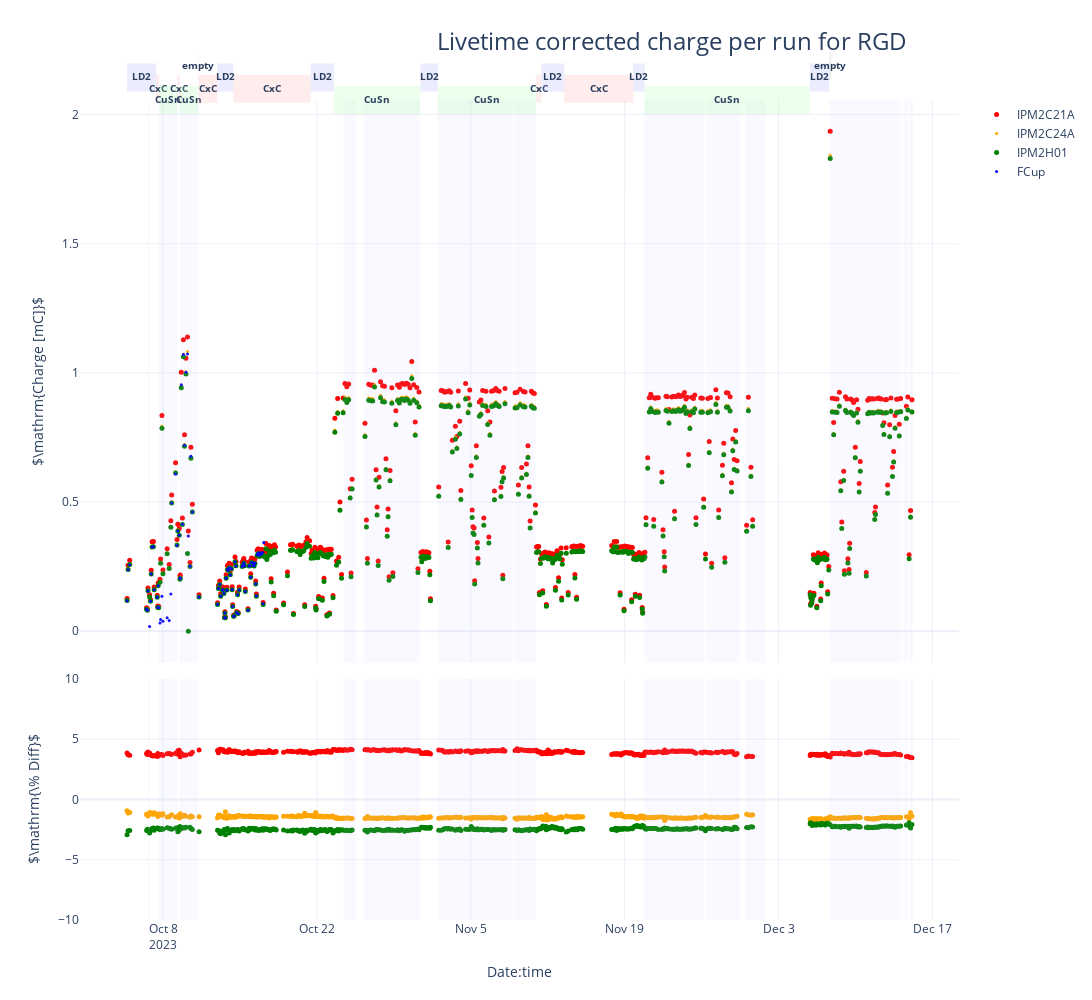

The notebook cell saved with this chart:
### Code cell
fig = make_subplots(rows=2, cols=1,shared_xaxes=True,
                    vertical_spacing=0.02, row_heights=[0.7,0.3]) # (specs=[[{"secondary_y": True}]])
fig.update_layout(width=1280, height=1000,
                  title=go.layout.Title(text=f"Livetime corrected charge per run for RGD", xanchor="left", x=0.4),
                  titlefont=dict(size=24),)

fig.add_trace(go.Scatter(x=dfx.time, y=dfx.IPM2C21A_corr, mode='markers', name='IPM2C21A', marker=dict(color='red', size=5)), secondary_y=False)
fig.add_trace(go.Scatter(x=dfx.time, y=dfx.IPM2C24A_corr, mode='markers', name='IPM2C24A', marker=dict(color='orange', size=3)), secondary_y=False)
fig.add_trace(go.Scatter(x=dfx.time, y=dfx.IPM2H01_corr, mode='markers', name='IPM2H01', marker=dict(color='green', size=5)), secondary_y=False)
fig.add_trace(go.Scatter(x=dfx.loc[dfx.start_time<start_fcup_trouble,"time"], y=dfx.loc[dfx.start_time<start_fcup_trouble,"scaler_calc1b_corr"], mode='markers', name='FCup', marker=dict(color='blue', size=3)), secondary_y=False)

fig.add_trace(go.Scatter(x=dfx.time, y=(100*(dfx.IPM2C21A_corr-dfx.ch_mean)/dfx.ch_mean), mode='markers', name='IPM2C21A', showlegend=False, marker=dict(color='red', size=5)), row=2, col=1)
fig.add_trace(go.Scatter(x=dfx.time, y=(100*(dfx.IPM2C24A_corr-dfx.ch_mean)/dfx.ch_mean), mode='markers', name='IPM2C24A', showlegend=False, marker=dict(color='orange', size=5)), row=2, col=1)
fig.add_trace(go.Scatter(x=dfx.time, y=(100*(dfx.IPM2H01_corr-dfx.ch_mean)/dfx.ch_mean), mode='markers', name='IPM2H01', showlegend=False, marker=dict(color='green', size=5)), row=2, col=1)


for i in range(len(beam_stop_in_start)):
     fig.add_vrect(x0=beam_stop_in_start[i],x1=beam_stop_in_end[i], fillcolor="#C0C0FF", opacity=0.1, line_width=0)

target_labels={'empty':(1.06,"#B0B0B0"),'LD2':(1.04,"#A0A0FF"),'CxC':(1.02,"#FFA0A0"),'CuSn':(1.,"#A0FFA0")}
        
for i in range(len(target_change_table)-1):
    time0 = max(target_change_table.iloc[i].name, dfx.iloc[0].time)
    time1 = min(target_change_table.iloc[i+1].name, dfx.iloc[-1].time) 
    target = target_change_table.iloc[i].target
    if time1 > dfx.iloc[0].time and time0 < dfx.iloc[-1].time:
        y_pos = target_labels[target][0]
        fig.add_vrect(x0=time0, x1=time1, xref="x", y0=y_pos-0.025, y1=y_pos+0.025, yref='paper', fillcolor=target_labels[target][1], opacity=0.2, line_width=0, row=1, col=1,
                     label=dict(text="<b>"+target+"</b>", font=dict(size=10)))
        
        
fig.update_xaxes(title_text="Date:time", row=2, col=1)
fig.update_yaxes(title_text="$\mathrm{Charge [mC]}$", row=1, col=1)
fig.update_yaxes(title_text="$\mathrm{\% Diff}$", range=[-10., 10. ], row=2, col=1)
fig.write_image("RGD_LT_corrected_charge_per_run.pdf", width=1200, height=600)
fig.show()

### Figure 1 — Plotly figure (JSON) as saved in the notebook; plotly's stock layout.template omitted (floating-point values rounded to 4 significant figures; data arrays with more than 128 entries replaced by an {"elided": "..."} marker saying what was removed)
{"data": [{"marker": {"color": "red", "size": 5}, "mode": "markers", "name": "IPM2C21A", "type": "scatter", "x": {"elided": "487 str values"}, "xaxis": "x", "y": {"elided": "487 float values"}, "yaxis": "y"}, {"marker": {"color": "orange", "size": 3}, "mode": "markers", "name": "IPM2C24A", "type": "scatter", "x": {"elided": "487 str values"}, "xaxis": "x", "y": {"elided": "487 float values"}, "yaxis": "y"}, {"marker": {"color": "green", "size": 5}, "mode": "markers", "name": "IPM2H01", "type": "scatter", "x": {"elided": "487 str values"}, "xaxis": "x", "y": {"elided": "487 float values"}, "yaxis": "y"}, {"marker": {"color": "blue", "size": 3}, "mode": "markers", "name": "FCup", "type": "scatter", "x": ["2023-10-04T17:28:08", "2023-10-04T19:41:20.500000", "2023-10-04T23:12:46.500000", "2023-10-06T12:03:46", "2023-10-06T13:59:03", "2023-10-06T15:07:13.500000", "2023-10-06T18:37:20", "2023-10-06T20:35:25", "2023-10-06T22:04:39.500000", "2023-10-07T00:04:19.500000", "2023-10-07T02:57:45", "2023-10-07T04:39:57", "2023-10-07T11:22:17", "2023-10-07T12:33:46.500000", "2023-10-07T13:29:29", "2023-10-07T14:30:01", "2023-10-07T17:24:42.500000", "2023-10-07T18:43:39", "2023-10-07T21:38:27", "2023-10-07T23:48:44", "2023-10-08T08:56:26", "2023-10-08T13:26:49.500000", "2023-10-08T17:04:41", "2023-10-08T18:49:21.500000", "2023-10-09T03:17:48", "2023-10-09T06:24:17", "2023-10-09T08:18:09.500000", "2023-10-09T11:26:59.500000", "2023-10-09T13:04:52", "2023-10-09T13:37:54.500000", "2023-10-09T15:56:48.500000", "2023-10-09T18:17:52.500000", "2023-10-09T20:29:41", "2023-10-09T22:51:12", "2023-10-10T02:00:24", "2023-10-10T05:24:23", "2023-10-10T07:14:28.500000", "2023-10-10T10:56:49.500000", "2023-10-10T12:48:35", "2023-10-10T15:59:42", "2023-10-11T06:33:18.500000", "2023-10-12T23:02:59", "2023-10-13T00:58:42", "2023-10-13T03:41:09", "2023-10-13T05:51:57.500000", "2023-10-13T09:34:23.500000", "2023-10-13T11:13:40", "2023-10-13T12:50:13", "2023-10-13T14:17:56", "2023-10-13T15:07:29.500000", "2023-10-13T16:17:09.500000", "2023-10-13T17:47:13.500000", "2023-10-13T19:26:24.500000", "2023-10-13T20:44:43", "2023-10-13T22:28:17.500000", "2023-10-14T00:31:16.500000", "2023-10-14T02:54:04", "2023-10-14T05:24:12", "2023-10-14T06:56:10", "2023-10-14T08:03:14", "2023-10-14T10:19:32", "2023-10-14T10:56:41", "2023-10-14T13:10:43.500000", "2023-10-14T15:14:42.500000", "2023-10-14T16:48:47", "2023-10-14T18:41:59.500000", "2023-10-14T20:10:53.500000", "2023-10-14T22:09:54.500000", "2023-10-15T04:44:04", "2023-10-15T06:28:47", "2023-10-15T08:14:08.500000", "2023-10-15T10:06:15.500000", "2023-10-15T11:39:47.500000", "2023-10-15T17:34:36.500000", "2023-10-15T19:56:36.500000", "2023-10-15T21:42:10", "2023-10-15T23:26:56", "2023-10-16T01:20:01.500000", "2023-10-16T03:06:27", "2023-10-16T04:51:48", "2023-10-16T06:48:11.500000", "2023-10-16T08:38:38", "2023-10-16T10:19:04.500000", "2023-10-16T11:49:12", "2023-10-16T13:27:35.500000", "2023-10-16T15:47:00.500000", "2023-10-16T18:18:54", "2023-10-16T20:44:13", "2023-10-16T22:55:04", "2023-10-17T00:57:46", "2023-10-17T02:33:17.500000", "2023-10-17T04:02:01.500000"], "xaxis": "x", "y": [0.1181, 0.2382, 0.257, 0.0855, 0.08179, 0.1563, 0.01887, 0.1161, 0.2219, 0.3265, 0.327, 0.1605, 0.1316, 0.092, 0.1759, 0.09108, 0.03223, 0.04532, 0.1354, 0.03833, 0.05201, 0.04167, 0.1446, 0.496, 0.6091, 0.3321, 0.388, 0.3717, 0.2034, 0.2058, 0.9537, 0.4146, 1.071, 0.7203, 1.002, 1.073, 0.3686, 0.2515, 0.6769, 0.4617, 0.1323, 0.1037, 0.1657, 0.181, 0.1356, 0.1604, 0.1597, 0.1462, 0.05221, 0.07105, 0.05197, 0.2051, 0.1591, 0.2395, 0.2361, 0.2455, 0.2182, 0.242, 0.1614, 0.09583, 0.05827, 0.05906, 0.2691, 0.2525, 0.07188, 0.1414, 0.06824, 0.1601, 0.2509, 0.2549, 0.2643, 0.2534, 0.1534, 0.08164, 0.2522, 0.2531, 0.209, 0.2664, 0.2651, 0.2533, 0.2532, 0.2628, 0.1839, 0.1365, 0.2957, 0.3029, 0.2939, 0.3034, 0.2995, 0.3053, 0.1067, 0.344], "yaxis": "y"}, {"marker": {"color": "red", "size": 5}, "mode": "markers", "name": "IPM2C21A", "showlegend": false, "type": "scatter", "x": {"elided": "487 str values"}, "xaxis": "x2", "y": {"elided": "487 float values"}, "yaxis": "y2"}, {"marker": {"color": "orange", "size": 5}, "mode": "markers", "name": "IPM2C24A", "showlegend": false, "type": "scatter", "x": {"elided": "487 str values"}, "xaxis": "x2", "y": {"elided": "487 float values"}, "yaxis": "y2"}, {"marker": {"color": "green", "size": 5}, "mode": "markers", "name": "IPM2H01", "showlegend": false, "type": "scatter", "x": {"elided": "487 str values"}, "xaxis": "x2", "y": {"elided": "487 float values"}, "yaxis": "y2"}], "layout": {"height": 1000, "shapes": [{"fillcolor": "#C0C0FF", "line": {"width": 0}, "opacity": 0.1, "type": "rect", "x0": "2023-10-06T16:01:36.594000", "x1": "2023-10-06T19:08:57.796000", "xref": "x", "y0": 0, "y1": 1, "yref": "y domain"}, {"fillcolor": "#C0C0FF", "line": {"width": 0}, "opacity": 0.1, "type": "rect", "x0": "2023-10-06T16:01:36.594000", "x1": "2023-10-06T19:08:57.796000", "xref": "x2", "y0": 0, "y1": 1, "yref": "y2 domain"}, {"fillcolor": "#C0C0FF", "line": {"width": 0}, "opacity": 0.1, "type": "rect", "x0": "2023-10-07T15:24:48.931000", "x1": "2023-10-08T07:52:50.636000", "xref": "x", "y0": 0, "y1": 1, "yref": "y domain"}, {"fillcolor": "#C0C0FF", "line": {"width": 0}, "opacity": 0.1, "type": "rect", "x0": "2023-10-07T15:24:48.931000", "x1": "2023-10-08T07:52:50.636000", "xref": "x2", "y0": 0, "y1": 1, "yref": "y2 domain"}, {"fillcolor": "#C0C0FF", "line": {"width": 0}, "opacity": 0.1, "type": "rect", "x0": "2023-10-08T08:16:58.456000", "x1": "2023-10-08T14:15:26.265000", "xref": "x", "y0": 0, "y1": 1, "yref": "y domain"}, {"fillcolor": "#C0C0FF", "line": {"width": 0}, "opacity": 0.1, "type": "rect", "x0": "2023-10-08T08:16:58.456000", "x1": "2023-10-08T14:15:26.265000", "xref": "x2", "y0": 0, "y1": 1, "yref": "y2 domain"}, {"fillcolor": "#C0C0FF", "line": {"width": 0}, "opacity": 0.1, "type": "rect", "x0": "2023-10-08T14:49:12.831000", "x1": "2023-10-09T01:23:14.283000", "xref": "x", "y0": 0, "y1": 1, "yref": "y domain"}, {"fillcolor": "#C0C0FF", "line": {"width": 0}, "opacity": 0.1, "type": "rect", "x0": "2023-10-08T14:49:12.831000", "x1": "2023-10-09T01:23:14.283000", "xref": "x2", "y0": 0, "y1": 1, "yref": "y2 domain"}, {"fillcolor": "#C0C0FF", "line": {"width": 0}, "opacity": 0.1, "type": "rect", "x0": "2023-10-09T01:40:34.115000", "x1": "2023-10-09T06:49:07.173000", "xref": "x", "y0": 0, "y1": 1, "yref": "y domain"}, {"fillcolor": "#C0C0FF", "line": {"width": 0}, "opacity": 0.1, "type": "rect", "x0": "2023-10-09T01:40:34.115000", "x1": "2023-10-09T06:49:07.173000", "xref": "x2", "y0": 0, "y1": 1, "yref": "y2 domain"}, {"fillcolor": "#C0C0FF", "line": {"width": 0}, "opacity": 0.1, "type": "rect", "x0": "2023-10-09T12:47:08.114000", "x1": "2023-10-11T02:25:59.957000", "xref": "x", "y0": 0, "y1": 1, "yref": "y domain"}, {"fillcolor": "#C0C0FF", "line": {"width": 0}, "opacity": 0.1, "type": "rect", "x0": "2023-10-09T12:47:08.114000", "x1": "2023-10-11T02:25:59.957000", "xref": "x2", "y0": 0, "y1": 1, "yref": "y2 domain"}, {"fillcolor": "#C0C0FF", "line": {"width": 0}, "opacity": 0.1, "type": "rect", "x0": "2023-10-11T03:15:18.199000", "x1": "2023-10-11T05:23:26.398000", "xref": "x", "y0": 0, "y1": 1, "yref": "y domain"}, {"fillcolor": "#C0C0FF", "line": {"width": 0}, "opacity": 0.1, "type": "rect", "x0": "2023-10-11T03:15:18.199000", "x1": "2023-10-11T05:23:26.398000", "xref": "x2", "y0": 0, "y1": 1, "yref": "y2 domain"}, {"fillcolor": "#C0C0FF", "line": {"width": 0}, "opacity": 0.1, "type": "rect", "x0": "2023-10-24T10:47:54.883000", "x1": "2023-10-25T13:07:32.883000", "xref": "x", "y0": 0, "y1": 1, "yref": "y domain"}, {"fillcolor": "#C0C0FF", "line": {"width": 0}, "opacity": 0.1, "type": "rect", "x0": "2023-10-24T10:47:54.883000", "x1": "2023-10-25T13:07:32.883000", "xref": "x2", "y0": 0, "y1": 1, "yref": "y2 domain"}, {"fillcolor": "#C0C0FF", "line": {"width": 0}, "opacity": 0.1, "type": "rect", "x0": "2023-10-26T06:33:23.833000", "x1": "2023-10-31T08:45:47.598000", "xref": "x", "y0": 0, "y1": 1, "yref": "y domain"}, {"fillcolor": "#C0C0FF", "line": {"width": 0}, "opacity": 0.1, "type": "rect", "x0": "2023-10-26T06:33:23.833000", "x1": "2023-10-31T08:45:47.598000", "xref": "x2", "y0": 0, "y1": 1, "yref": "y2 domain"}, {"fillcolor": "#C0C0FF", "line": {"width": 0}, "opacity": 0.1, "type": "rect", "x0": "2023-11-01T23:39:55.187000", "x1": "2023-11-08T19:29:40.491000", "xref": "x", "y0": 0, "y1": 1, "yref": "y domain"}, {"fillcolor": "#C0C0FF", "line": {"width": 0}, "opacity": 0.1, "type": "rect", "x0": "2023-11-01T23:39:55.187000", "x1": "2023-11-08T19:29:40.491000", "xref": "x2", "y0": 0, "y1": 1, "yref": "y2 domain"}, {"fillcolor": "#C0C0FF", "line": {"width": 0}, "opacity": 0.1, "type": "rect", "x0": "2023-11-08T22:13:58.525000", "x1": "2023-11-08T22:14:42.258000", "xref": "x", "y0": 0, "y1": 1, "yref": "y domain"}, {"fillcolor": "#C0C0FF", "line": {"width": 0}, "opacity": 0.1, "type": "rect", "x0": "2023-11-08T22:13:58.525000", "x1": "2023-11-08T22:14:42.258000", "xref": "x2", "y0": 0, "y1": 1, "yref": "y2 domain"}, {"fillcolor": "#C0C0FF", "line": {"width": 0}, "opacity": 0.1, "type": "rect", "x0": "2023-11-08T22:56:57.125000", "x1": "2023-11-10T22:02:05.149000", "xref": "x", "y0": 0, "y1": 1, "yref": "y domain"}, {"fillcolor": "#C0C0FF", "line": {"width": 0}, "opacity": 0.1, "type": "rect", "x0": "2023-11-08T22:56:57.125000", "x1": "2023-11-10T22:02:05.149000", "xref": "x2", "y0": 0, "y1": 1, "yref": "y2 domain"}, {"fillcolor": "#C0C0FF", "line": {"width": 0}, "opacity": 0.1, "type": "rect", "x0": "2023-11-20T19:13:16.869000", "x1": "2023-11-26T06:01:10.232000", "xref": "x", "y0": 0, "y1": 1, "yref": "y domain"}, {"fillcolor": "#C0C0FF", "line": {"width": 0}, "opacity": 0.1, "type": "rect", "x0": "2023-11-20T19:13:16.869000", "x1": "2023-11-26T06:01:10.232000", "xref": "x2", "y0": 0, "y1": 1, "yref": "y2 domain"}, {"fillcolor": "#C0C0FF", "line": {"width": 0}, "opacity": 0.1, "type": "rect", "x0": "2023-11-26T11:13:11.806000", "x1": "2023-11-29T11:30:11.912000", "xref": "x", "y0": 0, "y1": 1, "yref": "y domain"}, {"fillcolor": "#C0C0FF", "line": {"width": 0}, "opacity": 0.1, "type": "rect", "x0": "2023-11-26T11:13:11.806000", "x1": "2023-11-29T11:30:11.912000", "xref": "x2", "y0": 0, "y1": 1, "yref": "y2 domain"}, {"fillcolor": "#C0C0FF", "line": {"width": 0}, "opacity": 0.1, "type": "rect", "x0": "2023-11-29T23:38:58.278000", "x1": "2023-12-01T18:13:37.451000", "xref": "x", "y0": 0, "y1": 1, "yref": "y domain"}, {"fillcolor": "#C0C0FF", "line": {"width": 0}, "opacity": 0.1, "type": "rect", "x0": "2023-11-29T23:38:58.278000", "x1": "2023-12-01T18:13:37.451000", "xref": "x2", "y0": 0, "y1": 1, "yref": "y2 domain"}, {"fillcolor": "#C0C0FF", "line": {"width": 0}, "opacity": 0.1, "type": "rect", "x0": "2023-12-07T14:39:28.056000", "x1": "2023-12-14T04:04:00.268000", "xref": "x", "y0": 0, "y1": 1, "yref": "y domain"}, {"fillcolor": "#C0C0FF", "line": {"width": 0}, "opacity": 0.1, "type": "rect", "x0": "2023-12-07T14:39:28.056000", "x1": "2023-12-14T04:04:00.268000", "xref": "x2", "y0": 0, "y1": 1, "yref": "y2 domain"}, {"fillcolor": "#C0C0FF", "line": {"width": 0}, "opacity": 0.1, "type": "rect", "x0": "2023-12-14T08:51:36.541000", "x1": "2023-12-14T19:42:03.871000", "xref": "x", "y0": 0, "y1": 1, "yref": "y domain"}, {"fillcolor": "#C0C0FF", "line": {"width": 0}, "opacity": 0.1, "type": "rect", "x0": "2023-12-14T08:51:36.541000", "x1": "2023-12-14T19:42:03.871000", "xref": "x2", "y0": 0, "y1": 1, "yref": "y2 domain"}, {"fillcolor": "#C0C0FF", "line": {"width": 0}, "opacity": 0.1, "type": "rect", "x0": "2023-12-14T22:50:43.234000", "x1": "2023-12-15T04:42:53", "xref": "x", "y0": 0, "y1": 1, "yref": "y domain"}, {"fillcolor": "#C0C0FF", "line": {"width": 0}, "opacity": 0.1, "type": "rect", "x0": "2023-12-14T22:50:43.234000", "x1": "2023-12-15T04:42:53", "xref": "x2", "y0": 0, "y1": 1, "yref": "y2 domain"}, {"fillcolor": "#A0A0FF", "label": {"font": {"size": 10}, "text": "<b>LD2</b>"}, "line": {"width": 0}, "opacity": 0.2, "type": "rect", "x0": "2023-10-04T17:28:08", "x1": "2023-10-07T08:58:11", "xref": "x", "y0": 1.015, "y1": 1.065, "yref": "y domain"}, {"fillcolor": "#FFA0A0", "label": {"font": {"size": 10}, "text": "<b>CxC</b>"}, "line": {"width": 0}, "opacity": 0.2, "type": "rect", "x0": "2023-10-07T08:58:11", "x1": "2023-10-07T15:37:25", "xref": "x", "y0": 0.995, "y1": 1.045, "yref": "y domain"}, {"fillcolor": "#A0FFA0", "label": {"font": {"size": 10}, "text": "<b>CuSn</b>"}, "line": {"width": 0}, "opacity": 0.2, "type": "rect", "x0": "2023-10-07T15:37:25", "x1": "2023-10-09T06:55:38", "xref": "x", "y0": 0.975, "y1": 1.025, "yref": "y domain"}, {"fillcolor": "#FFA0A0", "label": {"font": {"size": 10}, "text": "<b>CxC</b>"}, "line": {"width": 0}, "opacity": 0.2, "type": "rect", "x0": "2023-10-09T06:55:38", "x1": "2023-10-09T12:51:52", "xref": "x", "y0": 0.995, "y1": 1.045, "yref": "y domain"}, {"fillcolor": "#A0FFA0", "label": {"font": {"size": 10}, "text": "<b>CuSn</b>"}, "line": {"width": 0}, "opacity": 0.2, "type": "rect", "x0": "2023-10-09T12:51:52", "x1": "2023-10-11T04:49:51", "xref": "x", "y0": 0.975, "y1": 1.025, "yref": "y domain"}, {"fillcolor": "#B0B0B0", "label": {"font": {"size": 10}, "text": "<b>empty</b>"}, "line": {"width": 0}, "opacity": 0.2, "type": "rect", "x0": "2023-10-11T04:49:51", "x1": "2023-10-11T05:32:47", "xref": "x", "y0": 1.035, "y1": 1.085, "yref": "y domain"}, {"fillcolor": "#FFA0A0", "label": {"font": {"size": 10}, "text": "<b>CxC</b>"}, "line": {"width": 0}, "opacity": 0.2, "type": "rect", "x0": "2023-10-11T05:32:47", "x1": "2023-10-12T22:30:41", "xref": "x", "y0": 0.995, "y1": 1.045, "yref": "y domain"}, {"fillcolor": "#A0A0FF", "label": {"font": {"size": 10}, "text": "<b>LD2</b>"}, "line": {"width": 0}, "opacity": 0.2, "type": "rect", "x0": "2023-10-12T22:30:41", "x1": "2023-10-14T09:15:40", "xref": "x", "y0": 1.015, "y1": 1.065, "yref": "y domain"}, {"fillcolor": "#FFA0A0", "label": {"font": {"size": 10}, "text": "<b>CxC</b>"}, "line": {"width": 0}, "opacity": 0.2, "type": "rect", "x0": "2023-10-14T09:15:40", "x1": "2023-10-21T10:29:24", "xref": "x", "y0": 0.995, "y1": 1.045, "yref": "y domain"}, {"fillcolor": "#A0A0FF", "label": {"font": {"size": 10}, "text": "<b>LD2</b>"}, "line": {"width": 0}, "opacity": 0.2, "type": "rect", "x0": "2023-10-21T10:29:24", "x1": "2023-10-23T13:01:10", "xref": "x", "y0": 1.015, "y1": 1.065, "yref": "y domain"}, {"fillcolor": "#A0FFA0", "label": {"font": {"size": 10}, "text": "<b>CuSn</b>"}, "line": {"width": 0}, "opacity": 0.2, "type": "rect", "x0": "2023-10-23T13:01:10", "x1": "2023-10-31T10:13:58", "xref": "x", "y0": 0.975, "y1": 1.025, "yref": "y domain"}, {"fillcolor": "#A0A0FF", "label": {"font": {"size": 10}, "text": "<b>LD2</b>"}, "line": {"width": 0}, "opacity": 0.2, "type": "rect", "x0": "2023-10-31T10:13:58", "x1": "2023-11-01T23:53:45", "xref": "x", "y0": 1.015, "y1": 1.065, "yref": "y domain"}, {"fillcolor": "#A0FFA0", "label": {"font": {"size": 10}, "text": "<b>CuSn</b>"}, "line": {"width": 0}, "opacity": 0.2, "type": "rect", "x0": "2023-11-01T23:53:45", "x1": "2023-11-10T22:14:18", "xref": "x", "y0": 0.975, "y1": 1.025, "yref": "y domain"}, {"fillcolor": "#FFA0A0", "label": {"font": {"size": 10}, "text": "<b>CxC</b>"}, "line": {"width": 0}, "opacity": 0.2, "type": "rect", "x0": "2023-11-10T22:14:18", "x1": "2023-11-11T09:47:31", "xref": "x", "y0": 0.995, "y1": 1.045, "yref": "y domain"}, {"fillcolor": "#A0A0FF", "label": {"font": {"size": 10}, "text": "<b>LD2</b>"}, "line": {"width": 0}, "opacity": 0.2, "type": "rect", "x0": "2023-11-11T09:47:31", "x1": "2023-11-13T12:03:22", "xref": "x", "y0": 1.015, "y1": 1.065, "yref": "y domain"}, {"fillcolor": "#FFA0A0", "label": {"font": {"size": 10}, "text": "<b>CxC</b>"}, "line": {"width": 0}, "opacity": 0.2, "type": "rect", "x0": "2023-11-13T12:03:22", "x1": "2023-11-19T18:37:53", "xref": "x", "y0": 0.995, "y1": 1.045, "yref": "y domain"}, {"fillcolor": "#A0A0FF", "label": {"font": {"size": 10}, "text": "<b>LD2</b>"}, "line": {"width": 0}, "opacity": 0.2, "type": "rect", "x0": "2023-11-19T18:37:53", "x1": "2023-11-20T19:46:48", "xref": "x", "y0": 1.015, "y1": 1.065, "yref": "y domain"}, {"fillcolor": "#A0FFA0", "label": {"font": {"size": 10}, "text": "<b>CuSn</b>"}, "line": {"width": 0}, "opacity": 0.2, "type": "rect", "x0": "2023-11-20T19:46:48", "x1": "2023-12-05T20:41:39", "xref": "x", "y0": 0.975, "y1": 1.025, "yref": "y domain"}, {"fillcolor": "#A0A0FF", "label": {"font": {"size": 10}, "text": "<b>LD2</b>"}, "line": {"width": 0}, "opacity": 0.2, "type": "rect", "x0": "2023-12-05T20:41:39", "x1": "2023-12-07T14:50:33", "xref": "x", "y0": 1.015, "y1": 1.065, "yref": "y domain"}, {"fillcolor": "#B0B0B0", "label": {"font": {"size": 10}, "text": "<b>empty</b>"}, "line": {"width": 0}, "opacity": 0.2, "type": "rect", "x0": "2023-12-07T14:50:33", "x1": "2023-12-07T19:35:13", "xref": "x", "y0": 1.035, "y1": 1.085, "yref": "y domain"}], "title": {"font": {"size": 24}, "text": "Livetime corrected charge per run for RGD", "x": 0.4, "xanchor": "left"}, "width": 1280, "xaxis": {"anchor": "y", "autorange": true, "domain": [0, 1], "matches": "x2", "range": ["2023-09-30 11:58:39.1652", "2023-12-19 08:47:06.3348"], "showticklabels": false, "type": "date"}, "xaxis2": {"anchor": "y2", "autorange": true, "domain": [0, 1], "range": ["2023-09-30 11:58:39.1652", "2023-12-19 08:47:06.3348"], "title": {"text": "Date:time"}, "type": "date"}, "yaxis": {"anchor": "x", "autorange": true, "domain": [0.314, 1], "range": [-0.121, 2.056], "title": {"text": "$\\mathrm{Charge [mC]}$"}, "type": "linear"}, "yaxis2": {"anchor": "x2", "domain": [0, 0.294], "range": [-10, 10], "title": {"text": "$\\mathrm{\\% Diff}$"}, "type": "linear"}}}
